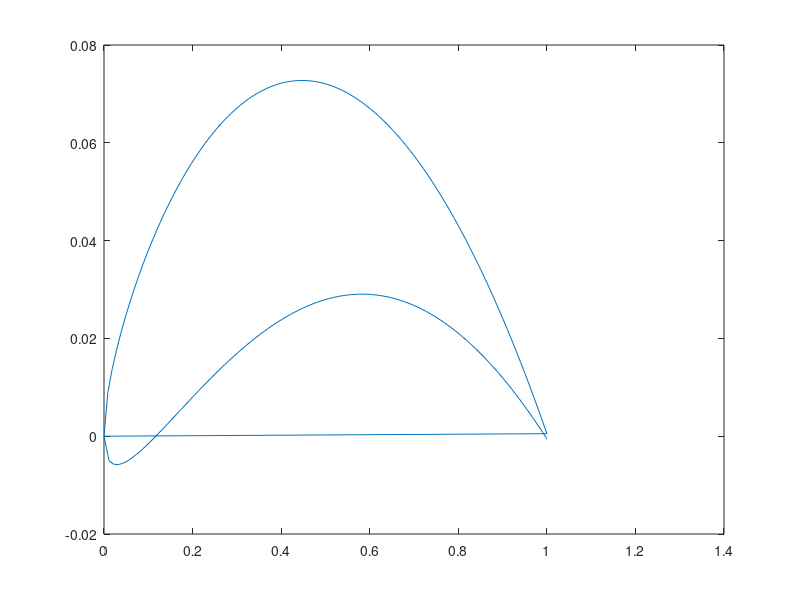

The MATLAB script that drew this image:
% NACA 6414%
clc
clear
format compact

m1=input('Please enter one digit number for maxi camber line:')
p1=input('Please enter one digit number for distance of m and chordline:')
t1=input('Please enter two digit number for thickness of airfoil:')

m=m1*0.01;
p=p1*0.1;
t=t1*0.01;

x1=[0:0.01:p];
x2=[p:0.01:1];
x=[x1,x2]


yc1=(m*(2*p*x1-x1.^2))/(p^2);
yc2=(m/(1-p)^2)*((1-2*p)+2*p*x2-x2.^2);
yt=(t/0.2)*(0.2969*sqrt(x)-0.1260*x-0.3516*x.^2+0.2843*x.^3-0.1015*x.^4)

yc=[yc1,yc2]

ang1=(atan((m/p^2)*(2*p-2*x1)))
ang2=(atan((m/(1-p)^2)*(2*p-2*x2)))
ang=[ang1,ang2]

xu=x-yt.*sin(ang)
yu=yc+yt.*cos(ang)
xl=x+yt.*sin(ang)
yl=yc-yt.*cos(ang)

xplot=[xu,xl]
yplot=[yu,yl]

plot(xplot,yplot)
